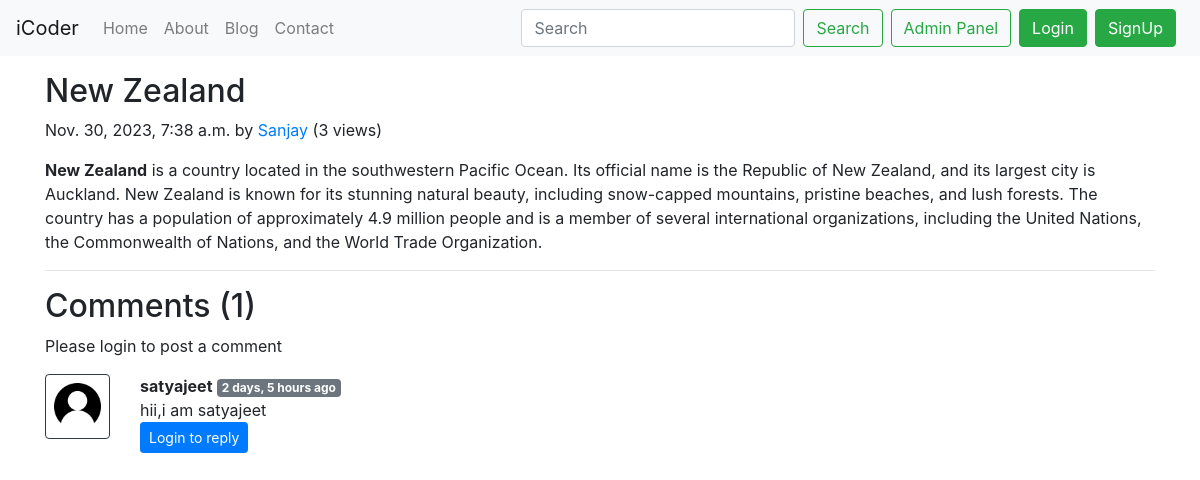
The page /blog/second-post on the database its author committed.
### blog/models.py (models this page shows, shortened)
class Post(models.Model):
    sno=models.AutoField(primary_key=True)
    title=models.CharField(max_length=255)
    author=models.CharField(max_length=14)
    slug=models.CharField(max_length=130)
    timeStamp=models.DateTimeField(blank=True)
    content=models.TextField()
    views= models.IntegerField(default=0)

class BlogComment(models.Model):
    sno= models.AutoField(primary_key=True)
    comment=models.TextField()
    user=models.ForeignKey(User, on_delete=models.CASCADE)
    post=models.ForeignKey(Post, on_delete=models.CASCADE)
    parent=models.ForeignKey('self',on_delete=models.CASCADE, null=True )
    timestamp= models.DateTimeField(default=now)

### blog/views.py (the view)
# urls.py: path('<str:slug>', views.blogPost, name="blogpost"),
def blogPost(request, slug):
    post=Post.objects.filter(slug=slug).first()
    post.views= post.views +1
    post.save()
    comments= BlogComment.objects.filter(post=post,parent=None)
    replies= BlogComment.objects.filter(post=post).exclude(parent=None)
    replyDict={}
    for reply in replies:
        if reply.parent.sno not in replyDict.keys():
            replyDict[reply.parent.sno]=[reply]
        else:
            replyDict[reply.parent.sno].append(reply)
    context={'post':post, 'comments': comments, 'user': request.user, 'replyDict': replyDict}
    return render(request,'blog/blogPost.html',context)

### blog/templatetags/extras.py (called while the page is built)
@register.filter(name='get_val')
def get_val(dict, key):
    return dict.get(key)

### templates/blog/blogPost.html (shortened to what this page needs)
{% extends 'base.html' %}
{% block body %}
{% load humanize %}
{% load extras %}
<div class="container my-3">
    <h2 class="blog-post-title">{{post.title}}</h2>
    <p class="blog-post-meta">{{post.timeStamp}} by <a href="/about">{{post.author}}</a> (<span>{{post.views}} views</span>)</p>
    <p>{{post.content|safe}}</p>
    <hr>
</div>
<div class="container">
    <h2>Comments ({{comments.count}})</h2>
    <div class="my-2">
        {% if user.is_authenticated %}
        <form action="/blog/postComment" method="post">
            {% csrf_token %}
            <div class="form-group">
                <label for="exampleInputEmail1">Post Comment </label>
                <input type="text" class="form-control" name="comment" placeholder="Enter comment here">
            </div>
            <input type="hidden" name="postSno" value="{{post.sno}}">
            <input type="hidden" name="parentSno" value="">
            <button type="submit" class="btn btn-primary">Submit</button>
        </form>
        {% else %}
        Please login to post a comment
        {% endif %}
    </div>
    {% for comment in comments %}
    <div class="row my-3">
        <div class="col-md-1  ">
            <img class="rounded mx-auto d-block w-100 border border-dark p-2" src="/static/img/user.png" alt="user">
        </div>
        <div class="col-md-11 ">
            <b>{{comment.user.username}}</b>
            <span class="badge badge-secondary">{{comment.timestamp|naturaltime}}</span>
            <div> {{comment.comment}} </div>
            <div class="reply mx-0">
                {% if user.is_authenticated %}
                <button class="btn btn-sm btn-primary" type="button" data-toggle="collapse"
                    data-target="#replyBox{{comment.sno}}" aria-expanded="false"
                    aria-controls="replyBox{{comment.sno}}">
                    Reply
                </button>
                <div class="collapse" id="replyBox{{comment.sno}}">
                    <div class="card card-body my-2">
                        <form action="/blog/postComment" method="post">
                            {% csrf_token %}
                            <div class="form-group">
                                <label for="comment">Post a reply </label>
                                <input type="text" class="form-control" name="comment" placeholder="Enter comment here">
                                <input type="hidden" name="parentSno" value="{{comment.sno}}">
                            </div>
                            <input type="hidden" name="postSno" value="{{post.sno}}">
                            <button type="submit" class="btn btn-primary">Submit</button>
                        </form>
                    </div>
                </div>
                {% else %}
                <button class="btn btn-sm btn-primary" type="button" data-toggle="collapse"
                    data-target="#replyBox{{comment.sno}}" aria-expanded="false"
                    aria-controls="replyBox{{comment.sno}}">
                    Login to reply
                </button>
                {% endif %}
            </div>
        </div>
    </div>
    {% endfor %}
</div>
{% endblock %}

### rows shown on the page
Post: title "New Zealand", timeStamp "Nov. 30, 2023, 7:38 a.m.", author "Sanjay", views "3", content "New Zealand is a country located in the southwestern Pacific Ocean. Its official name is the Republic of New Zealand, and its largest city is Auckland. New Zealand is known for its stunning natural beauty, including snow-capped mountains, pristine beaches, and lush forests. The country has a population of approximately 4.9 million people and is a member of several international organizations, including the United Nations, the Commonwealth of Nations, and the World Trade Organization."
BlogComment: user.username "satyajeet", timestamp "2 days, 5 hours ago", comment "hii,i am satyajeet"

### other values the page prints
{{ comments.count }} "1"
